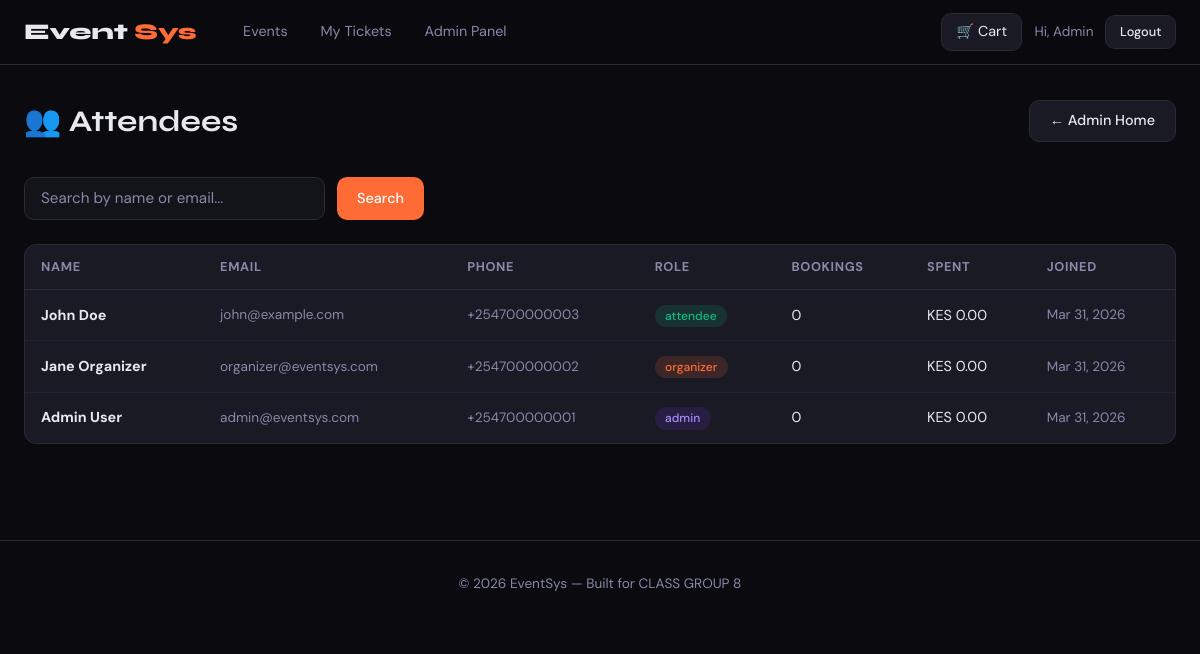
The page /admin/attendees.php (signed in) on the database its author committed.
### tables this page shows
CREATE TABLE IF NOT EXISTS attendees (
    id INT AUTO_INCREMENT PRIMARY KEY,
    first_name VARCHAR(100) NOT NULL,
    last_name VARCHAR(100) NOT NULL,
    email VARCHAR(200) NOT NULL UNIQUE,
    phone VARCHAR(20),
    password_hash VARCHAR(255),
    role ENUM('attendee','organizer','admin') DEFAULT 'attendee',
    created_at TIMESTAMP DEFAULT CURRENT_TIMESTAMP
);

### includes/config.php (called while the page is built, shortened)
<?php
function formatPrice($amount) {
    return 'KES ' . number_format($amount, 2);
}

### admin/attendees.php (the view, shortened to what this page needs)
<?php
require_once __DIR__ . '/../includes/config.php';
$db = getDB();
$search = trim($_GET['search'] ?? '');
$where = ''; $params = [];
$stmt = $db->prepare("
    SELECT a.*, COUNT(r.id) as booking_count, COALESCE(SUM(r.total_amount),0) as total_spent
    FROM attendees a
    LEFT JOIN registrations r ON r.attendee_id = a.id AND r.status='confirmed'
    $where
    GROUP BY a.id ORDER BY a.created_at DESC
");
$stmt->execute($params);
$attendees = $stmt->fetchAll();
include __DIR__ . '/../includes/header.php';
?>
<div class="container">
  <div style="display:flex;justify-content:space-between;align-items:center;margin-bottom:2rem;flex-wrap:wrap;gap:1rem;">
    <h1>👥 Attendees</h1>
    <a href="index.php" class="btn btn-secondary">← Admin Home</a>
  </div>
  <form method="GET" style="margin-bottom:1.5rem;display:flex;gap:0.75rem;max-width:400px;">
    <input type="text" name="search" class="form-control" placeholder="Search by name or email..." value="<?= htmlspecialchars($search) ?>">
    <button type="submit" class="btn btn-primary">Search</button>
  </form>
  <div class="card">
    <div class="table-wrap">
      <table>
        <thead><tr><th>Name</th><th>Email</th><th>Phone</th><th>Role</th><th>Bookings</th><th>Spent</th><th>Joined</th></tr></thead>
        <tbody>
          <?php foreach ($attendees as $a): ?>
          <tr>
            <td><strong><?= htmlspecialchars($a['first_name'].' '.$a['last_name']) ?></strong></td>
            <td style="color:var(--muted);font-size:0.85rem"><?= htmlspecialchars($a['email']) ?></td>
            <td style="color:var(--muted);font-size:0.85rem"><?= htmlspecialchars($a['phone'] ?? '—') ?></td>
            <td>
              <?php $rc = ['admin'=>'badge-purple','organizer'=>'badge-orange','attendee'=>'badge-green']; ?>
              <span class="badge <?= $rc[$a['role']] ?? 'badge-green' ?>"><?= $a['role'] ?></span>
            </td>
            <td><?= $a['booking_count'] ?></td>
            <td><?= formatPrice($a['total_spent']) ?></td>
            <td style="color:var(--muted);font-size:0.85rem"><?= date('M j, Y', strtotime($a['created_at'])) ?></td>
          </tr>
          <?php endforeach; ?>
        </tbody>
      </table>
    </div>
  </div>
</div>
<?php include __DIR__ . '/../includes/footer.php'; ?>

### includes/header.php (style rules this page uses)
:root { --bg: #0a0a0f; --surface: #13131a; --card: #1a1a24; --border: #2a2a38; --accent: #ff6b35; --accent2: #7c3aed; --gold: #f59e0b; --text: #e8e8f0; --muted: #8888aa; --success: #10b981; --danger: #ef4444; --radius: 12px; --shadow: 0 8px 32px rgba(0,0,0,0.5); }
*, *::before, *::after { box-sizing: border-box; margin: 0; padding: 0; }
body { background: var(--bg); color: var(--text); font-family: 'DM Sans', sans-serif; font-size: 15px; line-height: 1.6; min-height: 100vh; }
h1,h2,h3,h4,h5 { font-family: 'Syne', sans-serif; }
a { color: var(--accent); text-decoration: none; }
.btn { display: inline-flex; align-items: center; gap: 0.4rem; padding: 0.5rem 1.25rem; border-radius: 10px; font-family: 'DM Sans', sans-serif; font-weight: 500; font-size: 0.9rem; cursor: pointer; border: none; transition: all 0.2s; text-decoration: none; }
.btn-primary { background: var(--accent); color: white; }
.btn-secondary { background: var(--card); color: var(--text); border: 1px solid var(--border); }
.container { max-width: 1200px; margin: 0 auto; padding: 2rem 1.5rem; }
.card { background: var(--card); border: 1px solid var(--border); border-radius: var(--radius); overflow: hidden; }
.badge { padding: 0.2rem 0.65rem; border-radius: 20px; font-size: 0.75rem; font-weight: 500; }
.badge-orange { background: rgba(255,107,53,0.15); color: var(--accent); }
.badge-purple { background: rgba(124,58,237,0.15); color: #a78bfa; }
.badge-green { background: rgba(16,185,129,0.15); color: var(--success); }
.form-control { width: 100%; padding: 0.65rem 1rem; background: var(--surface); border: 1px solid var(--border); border-radius: 10px; color: var(--text); font-family: 'DM Sans', sans-serif; font-size: 0.95rem; transition: border-color 0.2s; }
.form-control::placeholder { color: var(--muted); }
.table-wrap { overflow-x: auto; }
table { width: 100%; border-collapse: collapse; }
th { padding: 0.75rem 1rem; text-align: left; font-size: 0.8rem; text-transform: uppercase; letter-spacing: 0.05em; color: var(--muted); border-bottom: 1px solid var(--border); }
td { padding: 0.85rem 1rem; border-bottom: 1px solid rgba(42,42,56,0.5); vertical-align: middle; font-size: 0.9rem; }
tr:last-child td { border-bottom: none; }

### rows shown on the page
attendees: first_name+last_name "John Doe", email "john@example.com", phone "+254700000003", role "attendee", booking_count "0", total_spent "KES 0.00", created_at "Mar 31, 2026"
attendees: first_name+last_name "Jane Organizer", email "organizer@eventsys.com", phone "+254700000002", role "organizer", booking_count "0", total_spent "KES 0.00", created_at "Mar 31, 2026"
attendees: first_name+last_name "Admin User", email "admin@eventsys.com", phone "+254700000001", role "admin", booking_count "0", total_spent "KES 0.00", created_at "Mar 31, 2026"

### other values the page prints
$_SESSION['first_name'] "Admin"
SITE_NAME "EventSys"
